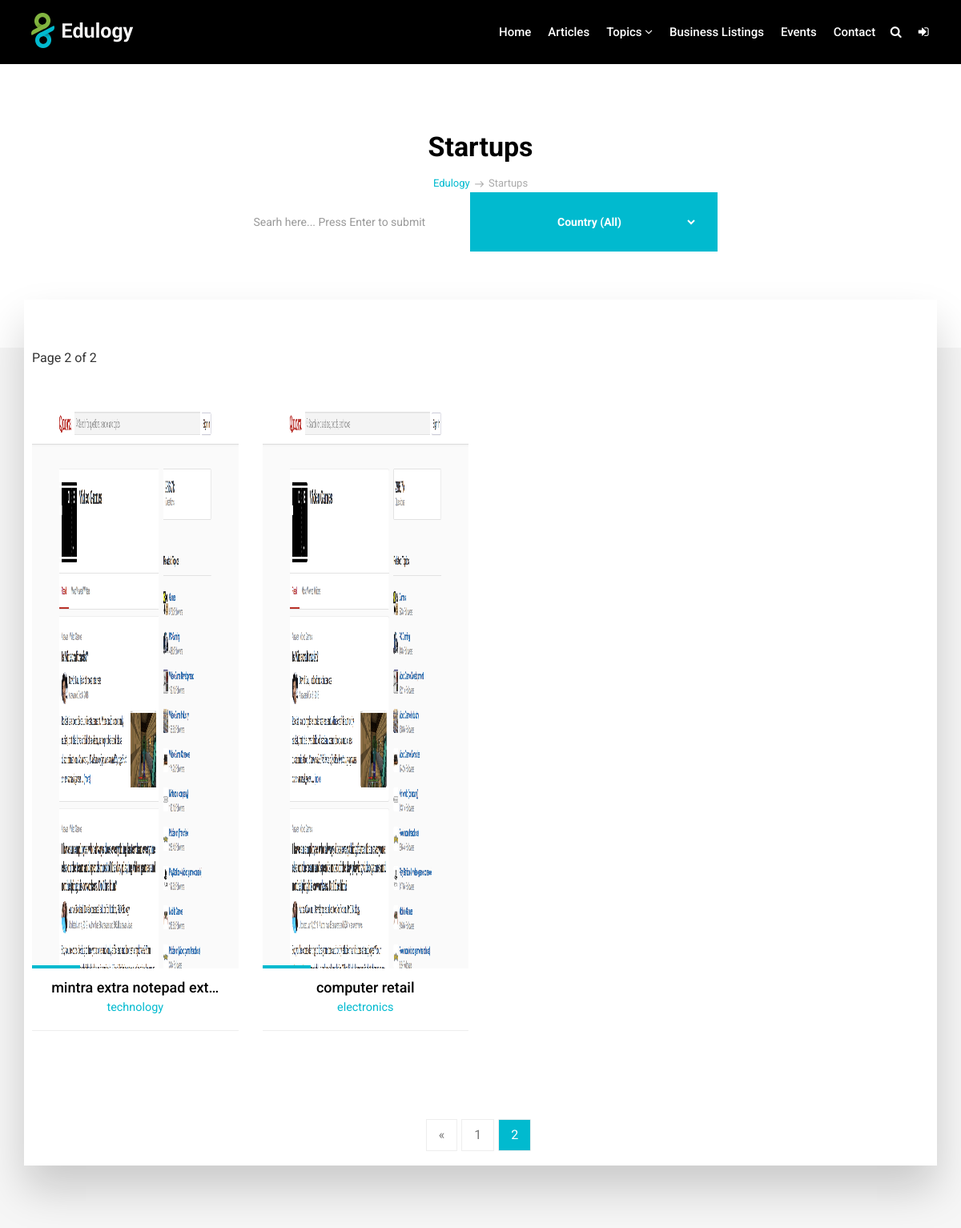
Before: /business-listings/?page=2 (upper part) with the older database file.
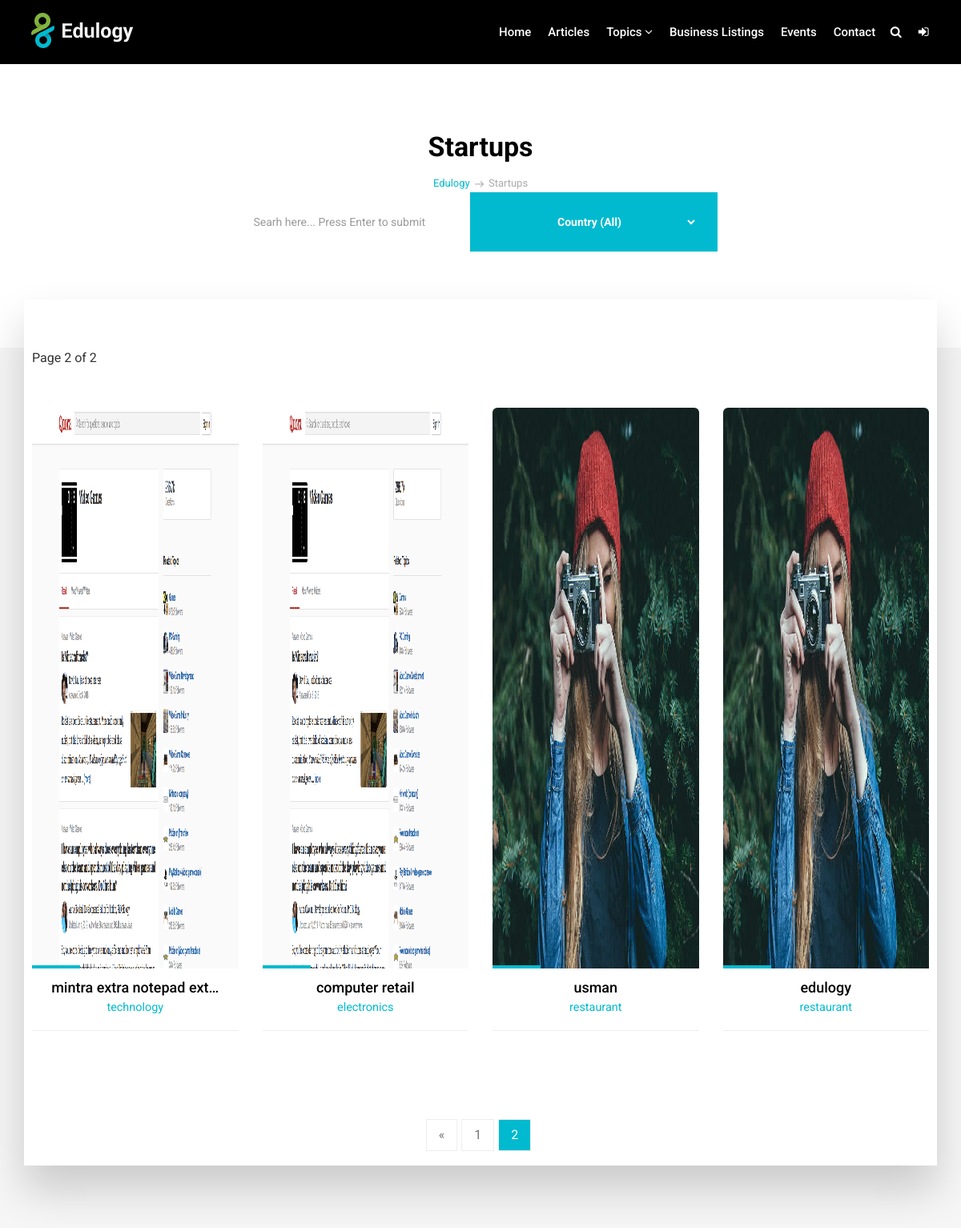
After: the same page with the newer database file.
### listing/models.py (models this page shows, shortened)
class Listing(models.Model):
    user = models.ForeignKey(settings.AUTH_USER_MODEL, on_delete=models.CASCADE, null=True)
    logo = models.ImageField(upload_to='listing-logo/', blank=False)
    company_name = models.CharField(max_length=250, blank=False, unique=True)
    slug = models.SlugField(max_length=200,unique=True)
    segment = models.ForeignKey(Listing_category, on_delete=models.CASCADE, default=1, )
    phone_number = models.IntegerField()
    email = models.EmailField(max_length=100)
    street = models.CharField(max_length=100, blank=False)
    city = models.CharField(max_length=100,blank=False)
    country = models.CharField(max_length=200, choices=(
                            ('Algeria', 'Algeria'),
                            ('Angola', 'Angola'),
                            ('Benin', 'Benin'),
                            ('Botswana', 'Botswana'),
                            ('Burkina Faso', 'Burkina Faso'),
                            ('Burundi', 'Burundi'),
                            ('Cameroon', 'Cameroon'),
                            ('Cape Verde', 'Cape Verde'),
                            ('Central African Republic', 'Central African Republic'),
                            ('Comoros', 'Comoros'),
                            ('Democratic Republic of Congo', 'Democratic Republic of Congo'),
                            ('Djibouti', 'Djibouti'),
                            ('Egypt', 'Egypt'),
                            ('Equatorial Guinea', 'Equatorial Guinea'),
                            ('Eritrea', 'Eritrea'),
                            ('Ethiopia', 'Ethiopia'),
                            ('Gabon', 'Gabon'),
                            ('Gambia', 'Gambia'),
                            ('Ghana', 'Ghana'),
                            ('Guinea', 'Guinea'),
                            ('Guinea-Bissau', 'Guinea-Bissau'),
                            ('Ivory Coast', 'Ivory Coast'),
                            ('Kenya', 'Kenya'),
                            ('Lesotho', 'Lesotho'),
                               ('Liberia', 'Liberia'),
                               ('Libya', 'Libya'),
                               ('Madagascar', 'Madagascar'),
                               ('Malawi', 'Malawi'),
                               ('Mali', 'Mali'),
                               ('Mauritania', 'Mauritania'),
                               ('Mauritius', 'Mauritius'),
                               ('Morocco', 'Morocco'),
                               ('Mozambique', 'Mozambique'),
                               ('Namibia', 'Namibia'),
                               ('Niger', 'Niger'),
                               ('Nigeria', 'Nigeria'),
                               ('Republic of the Congo', 'Republic of the Congo'),
                               ('Reunion', 'Reunion'),
                               ('Rwanda', 'Rwanda'),
                               ('Saint Helena', 'Saint Helena'),
                               ('Sao Tome and Principe', 'Sao Tome and Principe'),
                               ('Senegal', 'Senegal'),
                               ('Seychelles', 'Seychelles'),
                               ('Sierra Leone', 'Sierra Leone'),
    ))
    description = models.TextField(max_length=1000, blank=False)

class Listing_category(models.Model):
    name = models.CharField(max_length=250, blank=True)
    slug = models.SlugField(max_length=250)
    class Meta:
        ordering =['name']
        verbose_name = 'listing_category'
    def __str__(self):
        return self.name

### listing/views.py (the view)
# urls.py: path('business-listings/',views.Listing_list, name='listing_list'),
def Listing_list(request):
    instance_list = Listing.objects.all()
    categories = Category.objects.all()
    paginator = Paginator(instance_list, 8)
    page = request.GET.get('page')
    instance = paginator.get_page(page)
    listing_categories = Listing_category.objects.all()
    content ={
        'instance':instance,
        'listing_categories':listing_categories,
        'categories':categories,
        'country_choice': country_choice,
    }
    return render(request,'listing/business_listing.html',content)

### templates/listing/business_listing.html (shortened to what this page needs)
{% extends 'base.html' %}
{% load thumbnail %}
{% block content %}
        <section class="section lb p120">
            <div class="container">
                <div class="row">
                    <div class="col-md-12">
                        <div class="tagline-message page-title text-center">
                            <h3>Startups</h3>
                            <ul class="breadcrumb">
                                <li><a href="javascript:void(0)">Edulogy</a></li>
                                <li class="active">Startups</li>
                            </ul>
                             <div class="newsletter-widget" align="center">
                                <form class="form-inline" role="search" action="{% url 'listing_search' %}">
                                    <div class="form-1">
                                        <input type="text" class=" form-control" align="center" placeholder="Searh here... Press Enter to submit" name="Keywords">
                                        <div class="btn btn-primary ">
                                            <select class="btn btn-primary" name="country">
                                            <option selected="True" disabled="disabled">Country (All)</option>
                                         </select>
                                        </div>
                                    </div>
                                </form>
                            </div>
                        </div>
                    </div>
                </div>
            </div>
        </section>
        <section class="section gb nopadtop">
            <div class="container">
                <div class="boxed boxedp4">
                    <div class="shop-top">
                        <div class="clearfix">
                            <div class="pull-left">
                                 <p>Page {{ instance.number }} of {{ instance.paginator.num_pages }}</p>
                            </div>
                        </div>
                    </div>
                    <div class="row blog-grid shop-grid">
                         {% for Listing in instance %}
                        <div class="col-md-3">
                            <div class="course-box shop-wrapper">
                                <div class="image-wrap entry">
                                   {% thumbnail Listing.logo "250x250" crop="center" as im %}
                                <img src="{{ im.url }}" width="{{ im.width }}" height="{{ im.height }}">
                                {% endthumbnail %}
                                </div>
                                <div class=" text-center">
                                    <h4>
                                        <a href="{% url 'listing_detail' Listing.slug %}" title="">{{ Listing.company_name|truncatechars:25}}</a>
                                        <small>{{ Listing.segment }}</small>
                                    </h4>
                                </div>
                            </div><hr>
                        </div>
                         {% endfor %}
                    </div>
                    <div class="row text-center">
                        <div class="col-md-12">
                            <ul class="pagination">
                                {% if instance.has_previous %}
                                        <li class="disabled"><a href="?page=1">&laquo;</a></li>
                                        {% endif %}
                                        {% if instance.has_previous %}
                                        <li class="disabled"><a href="?page={{ instance.previous_page_number }}">{{ instance.previous_page_number }}</a></li>
                                        <li class="active"><a href="">{{instance.number}}</a></li>
                                        {% endif %}
                            </ul>
                        </div>
                    </div>
                </div>
            </div>
        </section>
      {% endblock %}

### templates/base.html (shortened to what this page needs)
{% load static %}
<!doctype html>
 <html class="no-js " lang="en">
<head>
	<link rel="stylesheet" href="{% static 'css/bootstrap.min.css' %}">
    <link rel="stylesheet" href="{% static 'css/font-awesome.min.css' %}">
    <link rel="stylesheet" href="{% static 'css/carousel.css' %}">
    <link rel="stylesheet" href="{% static 'css/animate.css' %}">
    <link rel="stylesheet" href="{% static 'style.css' %}">
</head>
<body>
    <div id="wrapper">
        <header class="header affix">
            <div class="container">
                <nav class="navbar navbar-default yamm">
                    <div class="navbar-header">
                        <div class="logo-normal">
                            <a class="navbar-brand" href="index.html"><img src="{% static 'images/logo.png' %}" alt=""></a>
                        </div>
                    </div>
                    <div id="navbar" class="navbar-collapse collapse">
                        <ul class="nav navbar-nav navbar-right">
                          <li><a href="{% url 'home' %}">Home</a></li>
                          <li><a href="{% url 'articles_list' %}">Articles</a></li>
                            <li class="dropdown hassubmenu">
                                <a href="#" class="dropdown-toggle" data-toggle="dropdown" role="button" aria-expanded="false">Topics <span class="fa fa-angle-down"></span></a>
                            </li>
                            <li><a href="{% url 'listing_home' %}">Business Listings</a></li>
                            <li><a href="{% url 'events' %}">Events</a></li>
                            <li><a href="{% url 'contact' %}">Contact</a></li>
                            <li class="iconitem"><a href="#" data-toggle="modal" data-target="#login-modal"><i class="fa fa-search"></i></a></li>
                            {% if request.user.is_authenticated %}
                            <li class="dropdown hassubmenu iconitem">
                                <a href="#" class="dropdown-toggle shopicon" data-toggle="dropdown" role="button" aria-expanded="false">Account </a>
                                <ul class="dropdown-menu" role="menu">
                                    <li><a href="{% url 'profile' %}" >Account</a></li>
                                    <li><a href="{% url 'profile' %}">Dashboard</a></li>
                                    <li><a href="{% url 'profile' %}">Notifications</a></li>
                                    <li><a href="{% url 'profileupdate' %}">Profile update</a></li>
                                    <li><a href="{% url 'logout' %}" title="">Logout</a></li>
                                </ul>
                            </li>
                            {% else %}
                            <li> <a href="{% url 'login' %}" class=" shopicon" ><i class="fa fa-sign-in"></i></a></li>
                             {% endif %}
                        </ul>
                    </div>
                </nav>
            </div>
        </header>
<br><br><br>
        {% block content %}
        {% endblock %}
    </div>
</body>
</html>

Changed rows visible on the page:
added Listing: company_name "usman", segment "restaurant"
added Listing: company_name "edulogy", segment "restaurant"
